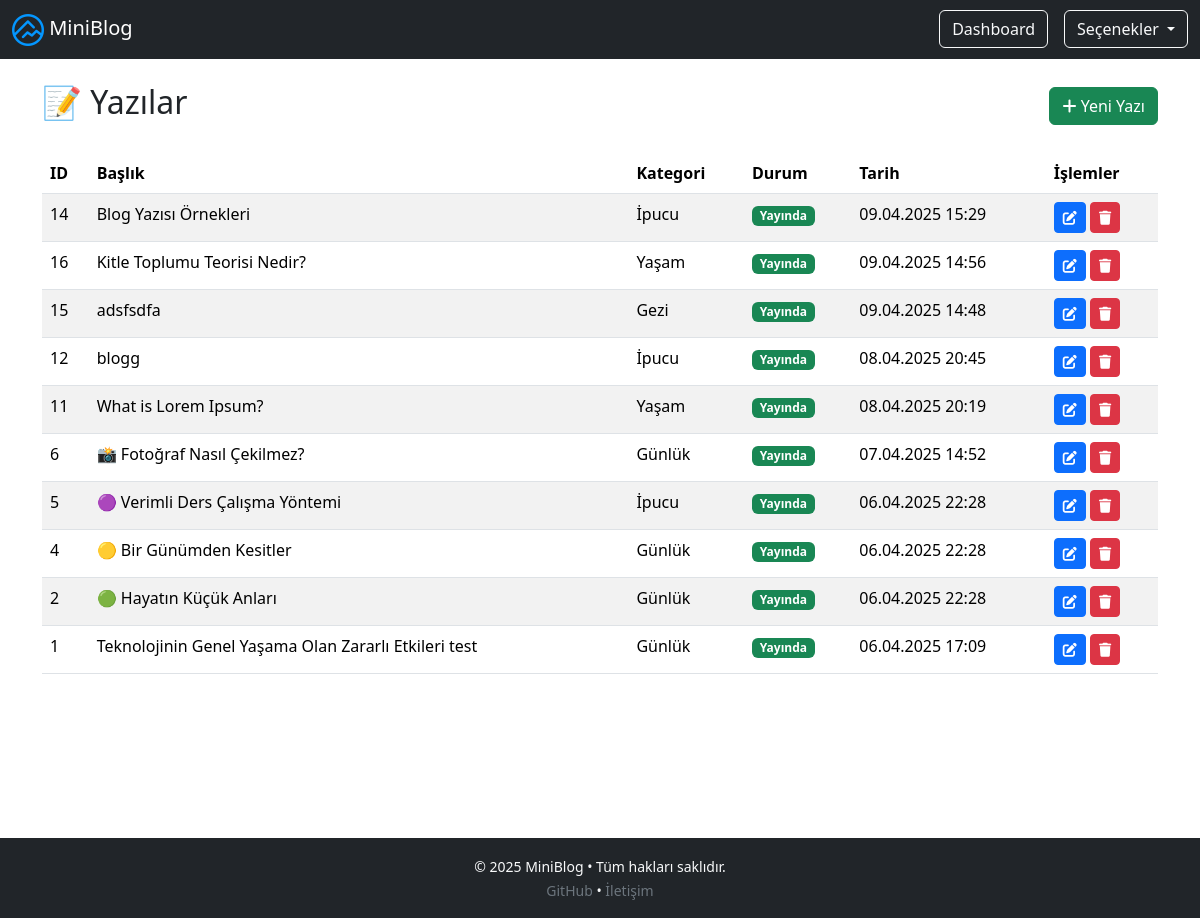
Screenshot of /admin/posts.php (signed in) with the database file from the repository.
### tables this page shows
CREATE TABLE `ayarlar` (
  `id` int(11) NOT NULL,
  `site_baslik` varchar(255) DEFAULT NULL,
  `site_aciklama` text DEFAULT NULL,
  `logo` varchar(255) DEFAULT NULL,
  `favicon` varchar(255) DEFAULT NULL
);

CREATE TABLE `posts` (
  `id` int(11) NOT NULL,
  `baslik` varchar(255) NOT NULL,
  `kategori` varchar(100) NOT NULL,
  `icerik` text NOT NULL,
  `eklenme_tarihi` datetime NOT NULL DEFAULT current_timestamp(),
  `gorsel` varchar(255) DEFAULT NULL,
  `durum` enum('taslak','yayinda') DEFAULT 'taslak',
  `goruntulenme` int(11) NOT NULL DEFAULT 0,
  `slider` tinyint(1) DEFAULT 0,
  `slug` varchar(255) DEFAULT NULL
);

### admin/includes/config.php (called while the page is built, shortened)
<?php
$baglanti = new mysqli("localhost", "root", "", "miniblog");
$site_ayar = $baglanti->query("SELECT * FROM ayarlar WHERE id = 1")->fetch_assoc();
?>

### admin/posts.php (the view, shortened to what this page needs)
<?php
include "./includes/header.php";
include "./includes/config.php";
$yazilar = $baglanti->query("SELECT * FROM posts ORDER BY eklenme_tarihi DESC");
?>
<div class="container mt-4">
    <div class="d-flex justify-content-between align-items-center mb-4">
        <h2>📝 Yazılar</h2>
        <a href="new_post.php" class="btn btn-success">
            <i class="fas fa-plus"></i> Yeni Yazı
        </a>
    </div>
    <div class="table-responsive">
        <table class="table table-striped">
            <thead>
                <tr>
                    <th>ID</th>
                    <th>Başlık</th>
                    <th>Kategori</th>
                    <th>Durum</th>
                    <th>Tarih</th>
                    <th>İşlemler</th>
                </tr>
            </thead>
            <tbody>
                <?php while ($yazi = $yazilar->fetch_assoc()): ?>
                    <tr>
                        <td><?= $yazi['id'] ?></td>
                        <td><?= htmlspecialchars($yazi['baslik']) ?></td>
                        <td><?= htmlspecialchars($yazi['kategori']) ?></td>
                        <td>
                            <?php if ($yazi['durum'] == 'yayinda'): ?>
                                <span class="badge bg-success">Yayında</span>
                            <?php else: ?>
                                <span class="badge bg-warning">Taslak</span>
                            <?php endif; ?>
                        </td>
                        <td><?= date('d.m.Y H:i', strtotime($yazi['eklenme_tarihi'])) ?></td>
                        <td>
                            <a href="edit_post.php?id=<?= $yazi['id'] ?>" class="btn btn-sm btn-primary">
                                <i class="fas fa-edit"></i>
                            </a>
                            <a href="delete_post.php?id=<?= $yazi['id'] ?>" class="btn btn-sm btn-danger" onclick="return confirm('Bu yazıyı silmek istediğinizden emin misiniz?')">
                                <i class="fas fa-trash"></i>
                            </a>
                        </td>
                    </tr>
                <?php endwhile; ?>
            </tbody>
        </table>
    </div>
</div>
<?php include "includes/footer.php"; ?>

### admin/includes/header.php (shortened to what this page needs)
<?php include "config.php"; ?>
<!DOCTYPE html>
<html lang="en">
<head>
    <link href="https://cdn.jsdelivr.net/npm/bootstrap@5.3.2/dist/css/bootstrap.min.css" rel="stylesheet">
    <link href="https://cdnjs.cloudflare.com/ajax/libs/font-awesome/6.0.0/css/all.min.css" rel="stylesheet">
</head>
<body class="">
    <nav class=" navbar navbar-expand-lg navbar-dark bg-dark">
        <div class="container-fluid">
            <a class="navbar-brand" href="dashboard.php"> <img src="<?= $site_ayar["logo"] ?>" height="32" alt="Logo"> <?= htmlspecialchars($site_ayar["site_baslik"]) ?></a>
            <div class="d-flex align-items-center">
                <a href="dashboard.php" class="btn btn-outline-light me-3">Dashboard</a>
                <div class="dropdown">
                    <button class="btn btn-outline-light dropdown-toggle" type="button" id="adminMenu" data-bs-toggle="dropdown" aria-expanded="false">
                        Seçenekler
                    </button>
                </div>
            </div>
        </div>
    </nav>
    <div class="container mt-4" style="min-height: 70vh;>

### admin/includes/header.php (style rules this page uses)
html { scroll-behavior: smooth; }

### rows the page displays
ayarlar: logo (picture), site_baslik "MiniBlog"
posts: id "14", baslik "Blog Yazısı Örnekleri", kategori "İpucu", durum "Yayında", eklenme_tarihi "09.04.2025 15:29"
posts: id "16", baslik "Kitle Toplumu Teorisi Nedir?", kategori "Yaşam", durum "Yayında", eklenme_tarihi "09.04.2025 14:56"
posts: id "15", baslik "adsfsdfa", kategori "Gezi", durum "Yayında", eklenme_tarihi "09.04.2025 14:48"
posts: id "12", baslik "blogg", kategori "İpucu", durum "Yayında", eklenme_tarihi "08.04.2025 20:45"
posts: id "11", baslik "What is Lorem Ipsum?", kategori "Yaşam", durum "Yayında", eklenme_tarihi "08.04.2025 20:19"
posts: id "6", baslik "📸 Fotoğraf Nasıl Çekilmez?", kategori "Günlük", durum "Yayında", eklenme_tarihi "07.04.2025 14:52"
posts: id "5", baslik "🟣 Verimli Ders Çalışma Yöntemi", kategori "İpucu", durum "Yayında", eklenme_tarihi "06.04.2025 22:28"
posts: id "4", baslik "🟡 Bir Günümden Kesitler", kategori "Günlük", durum "Yayında", eklenme_tarihi "06.04.2025 22:28"
posts: id "2", baslik "🟢 Hayatın Küçük Anları", kategori "Günlük", durum "Yayında", eklenme_tarihi "06.04.2025 22:28"
posts: id "1", baslik "Teknolojinin Genel Yaşama Olan Zararlı Etkileri test", kategori "Günlük", durum "Yayında", eklenme_tarihi "06.04.2025 17:09"
